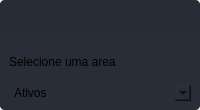
                     <widget class="QFrame" name="frame">
                      <property name="styleSheet">
                       <string notr="true">border-radius: 5px;</string>
                      </property>
                      <property name="frameShape">
                       <enum>QFrame::StyledPanel</enum>
                      </property>
                      <property name="frameShadow">
                       <enum>QFrame::Raised</enum>
                      </property>
                      <layout class="QVBoxLayout" name="verticalLayout_15">
                       <property name="spacing">
                        <number>0</number>
                       </property>
                       <property name="leftMargin">
                        <number>0</number>
                       </property>
                       <property name="topMargin">
                        <number>0</number>
                       </property>
                       <property name="rightMargin">
                        <number>0</number>
                       </property>
                       <property name="bottomMargin">
                        <number>0</number>
                       </property>
                       <item>
                        <widget class="QFrame" name="frame_div_content_1">
                         <property name="minimumSize">
                          <size>
                           <width>0</width>
                           <height>110</height>
                          </size>
                         </property>
                         <property name="maximumSize">
                          <size>
                           <width>16777215</width>
                           <height>110</height>
                          </size>
                         </property>
                         <property name="styleSheet">
                          <string notr="true">background-color: rgb(41, 45, 56);
border-radius: 5px;
</string>
                         </property>
                         <property name="frameShape">
                          <enum>QFrame::NoFrame</enum>
                         </property>
                         <property name="frameShadow">
                          <enum>QFrame::Raised</enum>
                         </property>
                         <layout class="QVBoxLayout" name="verticalLayout_7">
                          <property name="spacing">
                           <number>0</number>
                          </property>
                          <property name="leftMargin">
                           <number>0</number>
                          </property>
                          <property name="topMargin">
                           <number>0</number>
                          </property>
                          <property name="rightMargin">
                           <number>0</number>
                          </property>
                          <property name="bottomMargin">
                           <number>0</number>
                          </property>
                          <item>
                           <widget class="QFrame" name="frame_title_wid_1">
                            <property name="maximumSize">
                             <size>
                              <width>16777215</width>
                              <height>35</height>
                             </size>
                            </property>
                            <property name="styleSheet">
                             <string notr="true">background-color: rgb(39, 44, 54);</string>
                            </property>
                            <property name="frameShape">
                             <enum>QFrame::StyledPanel</enum>
                            </property>
                            <property name="frameShadow">
                             <enum>QFrame::Raised</enum>
                            </property>
                            <layout class="QVBoxLayout" name="verticalLayout_8"/>
                           </widget>
                          </item>
                          <item>
                           <widget class="QFrame" name="frame_content_wid_1">
                            <property name="frameShape">
                             <enum>QFrame::NoFrame</enum>
                            </property>
                            <property name="frameShadow">
                             <enum>QFrame::Raised</enum>
                            </property>
                            <layout class="QHBoxLayout" name="horizontalLayout_9">
                             <item>
                              <layout class="QGridLayout" name="gridLayout">
                               <property name="bottomMargin">
                                <number>0</number>
                               </property>
                               <item row="1" column="0">
                                <widget class="QComboBox" name="comboBox">
                                 <property name="currentIndex">
                                  <number>0</number>
                                 </property>
                                 <item>
                                  <property name="text">
                                   <string>Ativos</string>
                                  </property>
                                 </item>
                                 <item>
                                  <property name="text">
                                   <string>Compra</string>
                                  </property>
                                 </item>
                                 <item>
                                  <property name="text">
                                   <string>Despesa</string>
                                  </property>
                                 </item>
                                 <item>
                                  <property name="text">
                                   <string>Estoque</string>
                                  </property>
                                 </item>
                                 <item>
                                  <property name="text">
                                   <string>Gastos</string>
                                  </property>
                                 </item>
                                 <item>
                                  <property name="text">
                                   <string>Pessoal</string>
                                  </property>
                                 </item>
                                 <item>
                                  <property name="text">
                                   <string>Receita</string>
                                  </property>
                                 </item>
                                 <item>
                                  <property name="text">
                                   <string>Setor</string>
                                  </property>
                                 </item>
                                </widget>
                               </item>
                               <item row="0" column="0">
                                <widget class="QLabel" name="label_3">
                                 <property name="text">
                                  <string>Selecione uma area</string>
                                 </property>
                                </widget>
                               </item>
                              </layout>
                             </item>
                            </layout>
                           </widget>
                          </item>
                         </layout>
                        </widget>
                       </item>
                      </layout>
                     </widget>
